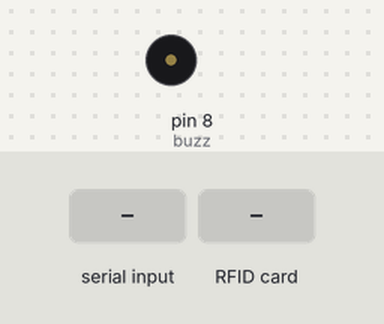
A sketch run on a simulated Arduino Uno, built with avr-gcc and run on an emulated ATmega328P. Shown: buzzer (waves = sounding, pin HIGH). The inputs (shaded band) are chosen by the test bench. Pins used as bus, display or sensor lines are not drawn; what the sketch prints to the serial monitor is not drawn.

Above: at 1.2 s.
1.3 s: "m" received over Serial
At 3.1 s:
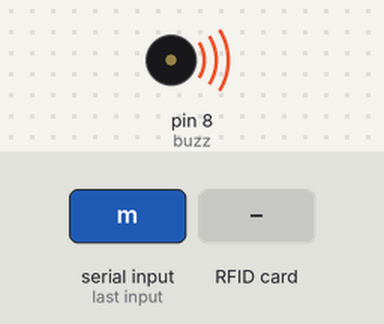
4.3 s: RFID card 5E 7A 19 C4 held to the reader
Timing chart, 0 to 7.3 s (numbered marks = the images above; inputs shaded):
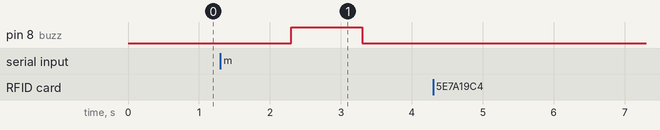

The sketch:

RFID_attendance_arduino_code.ino
```cpp
#include <SPI.h>
#include <MFRC522.h>

#define RST_PIN         9          // Configurable, see typical pin layout above
#define SS_PIN          10         // Configurable, see typical pin layout above
#define buzz            8
#define led             7
MFRC522 mfrc522(SS_PIN, RST_PIN);  // Create MFRC522 instance
String CardID="";
void setup() {
  pinMode(buzz,OUTPUT);
  Serial.begin(9600);   // Initialize serial communications with the PC
  SPI.begin();      // Init SPI bus
  mfrc522.PCD_Init();   // Init MFRC522
}

void loop() {
  digitalWrite(led,LOW);
  while(Serial.available()==0){
  // Reset the loop if no new card present on the sensor/reader. This saves the entire process when idle.
  if ( ! mfrc522.PICC_IsNewCardPresent()) {
    return;
  }

  // Select one of the cards
  if ( ! mfrc522.PICC_ReadCardSerial()) {
    return;
  }

  for (byte i = 0; i < mfrc522.uid.size; i++) {
     CardID += mfrc522.uid.uidByte[i];
     }
  digitalWrite(led,HIGH);
  Serial.println(CardID);
  delay(1000);
  CardID = "";
}
//Serial.println(Serial.readString());
if (Serial.readString() == "m"){
  digitalWrite(buzz,HIGH);
  delay(1000);
  digitalWrite(led,LOW);
  digitalWrite(buzz,LOW);}
}
```

Measured:
- after the input at 1.3 s, pin 8 (buzz): LOW → HIGH after 1.0 s, → LOW 1.0 s later
- after the input at 4.3 s, every drawn part: stays the same
